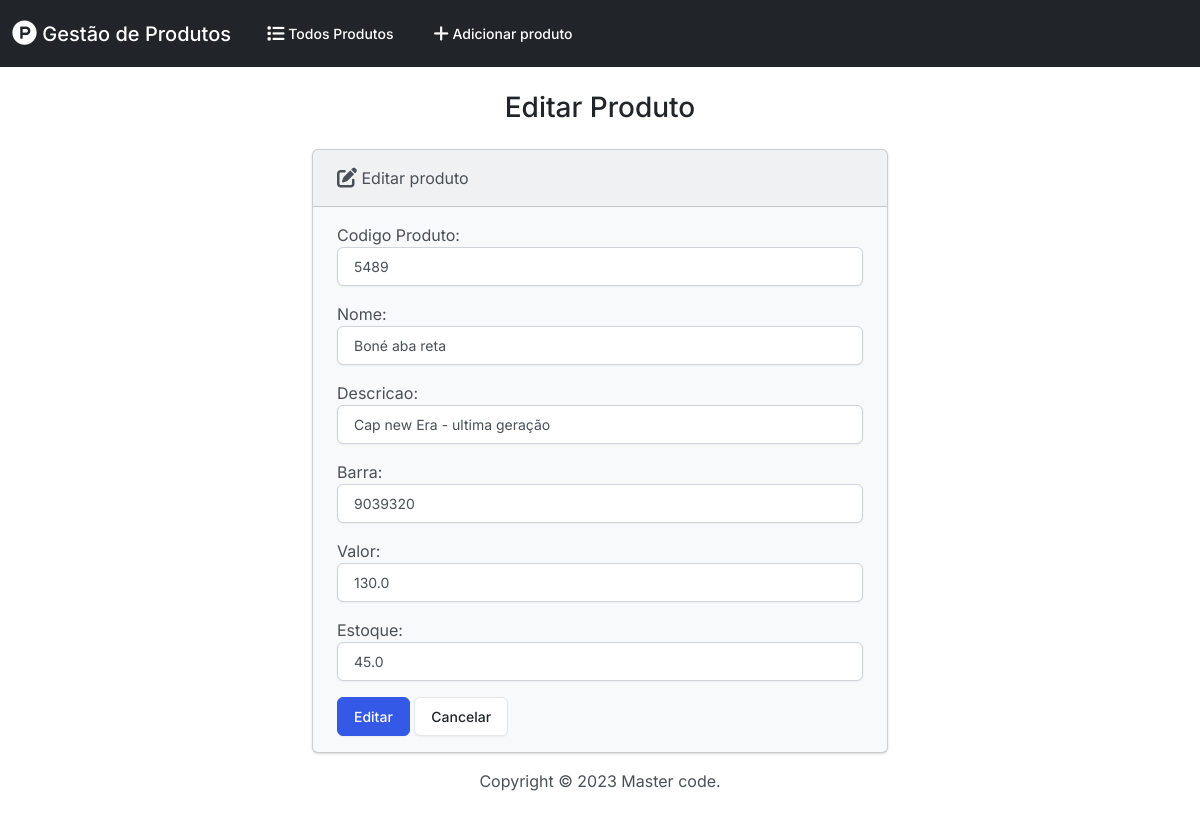
Page /edit/4/ on the committed database.
### produtos/models.py (models this page shows, shortened)
class Produtos(models.Model):
    cod_prod =models.PositiveIntegerField()
    nome = models.CharField(max_length=50)
    descricao = models.CharField(max_length=150)
    barra = models.CharField(max_length=50)
    valor = models.FloatField()
    estoque = models.FloatField()

### produtos/views.py (the view)
# urls.py: path('edit/<int:id>/', views.edit, name='edit'),
def edit(request,id):
    if request.method == 'POST':
        produto = Produtos.objects.get(pk=id)
        form = ProdutoForm(request.POST, instance=produto)
        if form.is_valid():
            form.save()
            return render(request, 'produtos/edit.html', {
                'form': form,
                'success': True
            })
    else:
        produto = Produtos.objects.get(pk=id)
        form = ProdutoForm(instance=produto)
    return render(request, 'produtos/edit.html',{
        'form': form
    })

### produtos/forms.py
class ProdutoForm(forms.ModelForm):
    class Meta:
        model = Produtos
        fields = ['cod_prod', 'nome', 'descricao', 'barra', 'valor', 'estoque']
        labels = {
            'cod_prod': 'Codigo Produto',
            'nome': 'Nome',
            'descricao': 'Descricao',
            'barra': 'Barra',
            'valor': 'Valor',
            'estoque': 'Estoque'
        }
        widgets = {
            'cod_prod': forms.NumberInput(attrs={'class': 'form-control'}),
            'nome': forms.TextInput(attrs={'class': 'form-control'}),
            'descricao':forms.TextInput(attrs={'class': 'form-control'}),
            'barra':forms.TextInput(attrs={'class': 'form-control'}),
            'valor':forms.NumberInput(attrs={'class': 'form-control'}),
            'estoque':forms.NumberInput(attrs={'class': 'form-control'})
        }

### produtos/templates/produtos/edit.html (shortened to what this page needs)
{% extends "produtos/base.html" %}
{% block body %}
    <h3 class="text-center m-4">Editar Produto</h3>
    {% if success %}
        <div class="alert alert-success" role="alert">
            Produto editado com sucesso
            <a href="{% url 'index' %}" class="alert-link">Volte a página inicial.</a>
        </div>
    {% else %}
        <div class="row justify-content-center">
            <div class="col-6">
                <div class="card bg-light mb-3">
                    <div class="card-header"><i class="fa-solid fa-pen-to-square fa-lg"></i> Editar produto</div>
                    <div class="card-body">
                      <form action="" method="POST">
                        {{ form.as_p }}
                        <button type="submit" class="btn btn-primary">Editar</button>
                        <a href="{% url 'index' %}" class="btn btn-secondary">Cancelar</a>
                      </form>
                    </div>
                </div>
            </div>
        </div>
    {% endif %}
{% endblock %}

### rows in the picture
Produtos: cod_prod "5489", nome "Boné aba reta", descricao "Cap new Era - ultima geração", barra "9039320", valor "130.0", estoque "45.0"
